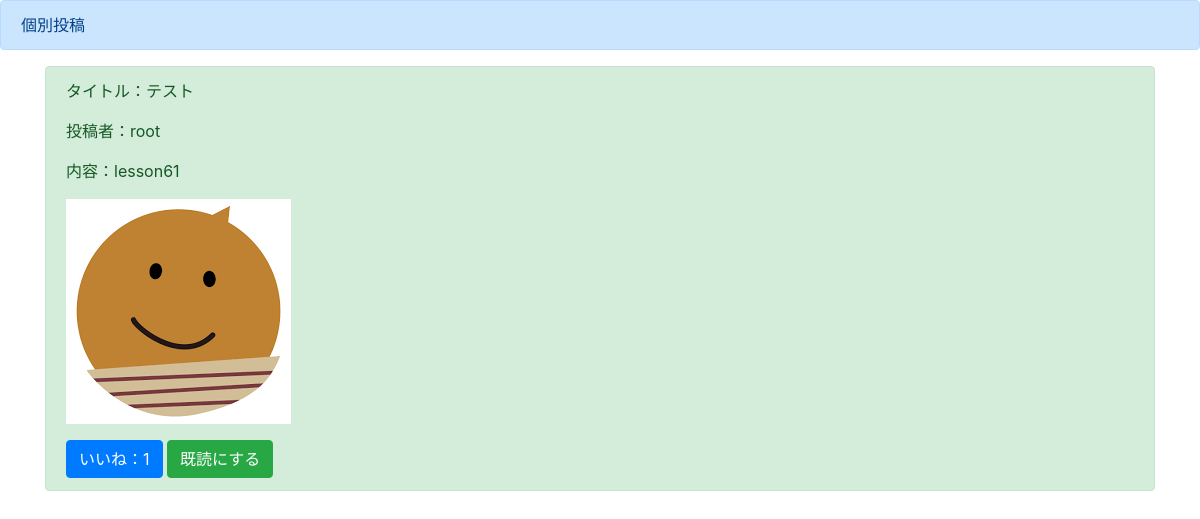
Page /detail/1 on the earlier database version.
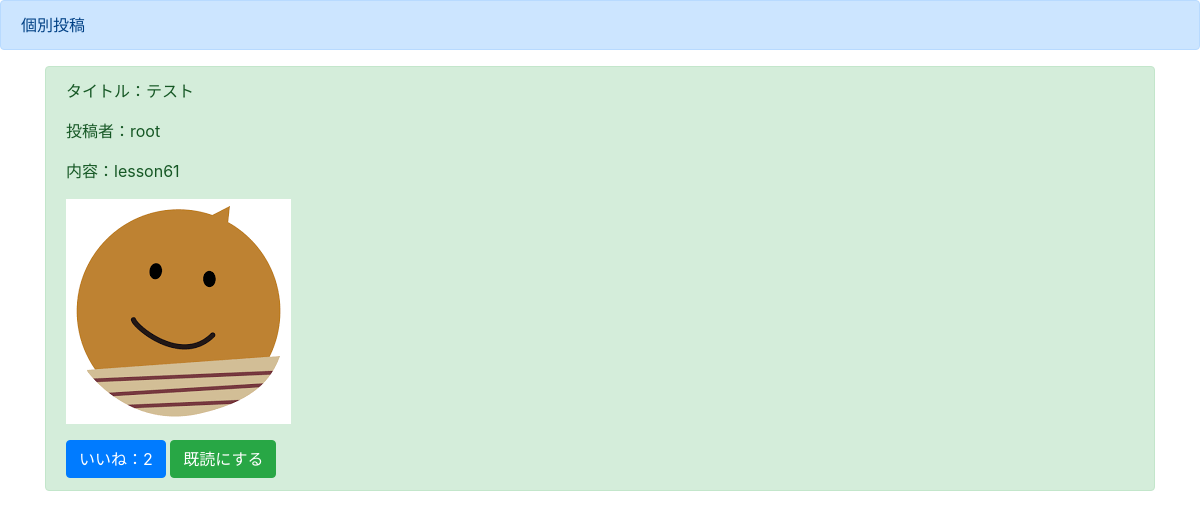
Same page on the later database version.
### boardapp/models.py (models this page shows)
class BoardModel(models.Model):
    title = models.CharField(max_length=100)
    content = models.TextField()
    author = models.CharField(max_length=200)#投稿者
    images = models.ImageField(upload_to='')#画像のアップロード場所
    good = models.IntegerField(null=True,blank=True,default=0)#いいね数
    read = models.IntegerField(null=True,blank=True,default=0)#既読数
    readtext = models.CharField(max_length=200,null=True,blank=True,default='root')#既読した人の名前

### boardapp/views.py (the view)
# urls.py: path('detail/<int:pk>',detailfunc,name='detail'),
def detailfunc(request,pk):
    object = BoardModel.objects.get(pk=pk)
    return render(request,'detail.html',{'object':object})

### templates/detail.html (shortened to what this page needs)
{% extends 'base.html' %}
{% block header %}
    <div class="alert alert-primary" role="alert">
    個別投稿
    </div>
{% endblock header %}
{% block content %}
    <div class="container">
        <div class="alert alert-success" role="alert">
            <p>タイトル：{{ object.title }}</p>
            <p>投稿者：{{object.author }}</p>
            <p>内容：{{object.content }}</p>
            <p><img src='{{ object.images.url }}' max-width='500px'></p>
            <a href="{% url 'good' object.pk %}" class="btn btn-primary" role="button" aria-pressed="true">いいね：{{ object.good }}</a>
            <a href="{% url 'read' object.pk %}" class="btn btn-success" role="button" aria-pressed="true">既読にする</a>
        </div>
    </div>
{% endblock content %}

### templates/base.html (shortened to what this page needs)
<!doctype html>
<html lang="ja">
  <head>
    <link rel="stylesheet" href="https://stackpath.bootstrapcdn.com/bootstrap/4.4.1/css/bootstrap.min.css">
  </head>
  <body>
    {% block header %}
    {% endblock header %}
    {% block content %}
    {% endblock content %}
  </body>
</html>

Differences in the rows shown:
changed BoardModel "テスト": good "1" → "2"
